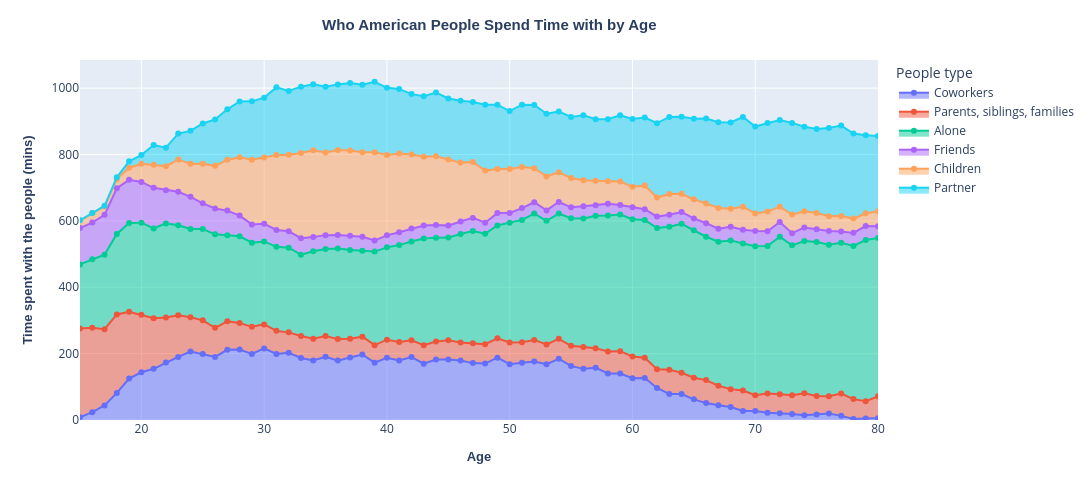

Write notebook code for a chart like this one.
### Markdown cell above
### Thoughts:
- In my opinion, the seaborn bar chart (displayed in groups horizontally) was not as visually clear since our brain needs to do a bit more work to make sense of the plot (figure out what color bar is which people group) and it takes time to figure out who people spend most time with at different age group
- The idea of stacked bar plot came to mind
    - Inspired by [the porportion bar plot of How People Spend Their Time](https://ourworldindata.org/time-use#who-do-we-spend-time-with-across-our-lifetime)
    - Plotly offered an easy way to plot stacked bar chart (simipler than seaborn and needed a simple aggregate via groupby) and interactive with hoover option
    - The [Plotly stacked bar plot](https://plotly.com/python/bar-charts/) is much more clear and easier for people to understand the data content with customized hoover data display
    - Less brain power to figure out which color is what group and the stack bars help to see which people group each age group spend most with

#### Notes to myself:
- [Things to keep in mind when using Seaborn to plot](https://michaelwaskom.medium.com/three-common-seaborn-difficulties-10fdd0cc2a8b)

### Code cell
# Plot Area plot of the time data
fig = px.area(df1_long, x='Year', y='Time_mins', color='People type')

fig.update_layout(
    width = 1100,
    height=500,
    xaxis_title={
        'text': '<b>Age</b>',
        'font': {'size': 13, 'family': 'Arial'}
    },
    yaxis_title={'text':'<b>Time spent with the people (mins)</b>',
                'font':{'size': 13, 'family': 'Arial'}
    },
    title={'text':'<b>Who American People Spend Time with by Age </b>',
                'font':{'size': 15, 'family': 'Arial'}
    },
    title_x=0.45, #ceneter the title to the middle, title_x btw 0 and 1
    hovermode='x unified'
) # to bold font, use <b> </b> like HTML

fig.update_traces(mode="markers+lines",
                 hovertemplate='%{y:.2f} mins'
                 )
fig.show()

### Figure 1 — Plotly figure (JSON) as saved in the notebook; plotly's stock layout.template omitted (floating-point values rounded to 4 significant figures)
{"data": [{"fillpattern": {"shape": ""}, "hovertemplate": "%{y:.2f} mins", "legendgroup": "Coworkers", "line": {"color": "#636efa"}, "marker": {"symbol": "circle"}, "mode": "markers+lines", "name": "Coworkers", "orientation": "v", "showlegend": true, "stackgroup": "1", "x": [15, 16, 17, 18, 19, 20, 21, 22, 23, 24, 25, 26, 27, 28, 29, 30, 31, 32, 33, 34, 35, 36, 37, 38, 39, 40, 41, 42, 43, 44, 45, 46, 47, 48, 49, 50, 51, 52, 53, 54, 55, 56, 57, 58, 59, 60, 61, 62, 63, 64, 65, 66, 67, 68, 69, 70, 71, 72, 73, 74, 75, 76, 77, 78, 79, 80], "xaxis": "x", "y": [8.342, 23.53, 43.81, 81.63, 124.9, 143.9, 154.2, 173.0, 190.1, 206.1, 199.2, 190.1, 211.5, 212.1, 199.1, 215.6, 199.1, 202.8, 187.0, 179.4, 190.7, 178.9, 188.5, 197.1, 172.8, 187.3, 179.4, 189.5, 169.8, 182.1, 182.5, 179.0, 171.4, 170.1, 187.7, 168.2, 172.2, 176.1, 168.3, 184.4, 162.9, 154.1, 157.7, 140.4, 140.2, 125.9, 126.8, 96.65, 78.32, 78.25, 62.19, 50.92, 44.56, 39.27, 27.19, 26.85, 21.89, 20.65, 18.39, 14.61, 16.37, 19.66, 12.48, 3.249, 4.533, 5.215], "yaxis": "y", "type": "scatter"}, {"fillpattern": {"shape": ""}, "hovertemplate": "%{y:.2f} mins", "legendgroup": "Parents, siblings, families", "line": {"color": "#EF553B"}, "marker": {"symbol": "circle"}, "mode": "markers+lines", "name": "Parents, siblings, families", "orientation": "v", "showlegend": true, "stackgroup": "1", "x": [15, 16, 17, 18, 19, 20, 21, 22, 23, 24, 25, 26, 27, 28, 29, 30, 31, 32, 33, 34, 35, 36, 37, 38, 39, 40, 41, 42, 43, 44, 45, 46, 47, 48, 49, 50, 51, 52, 53, 54, 55, 56, 57, 58, 59, 60, 61, 62, 63, 64, 65, 66, 67, 68, 69, 70, 71, 72, 73, 74, 75, 76, 77, 78, 79, 80], "xaxis": "x", "y": [267.1, 254.3, 229.8, 236.4, 201.3, 173.1, 152.7, 135.8, 125.8, 103.8, 101.0, 87.65, 85.96, 80.15, 81.61, 72.48, 69.53, 61.34, 66.36, 65.72, 62.11, 64.81, 56.45, 54.0, 52.7, 54.64, 55.61, 50.69, 55.29, 54.22, 58.07, 54.8, 60.09, 58.56, 58.64, 65.36, 62.21, 65.24, 59.57, 60.02, 60.74, 66.08, 58.83, 65.85, 67.32, 65.53, 60.9, 56.58, 73.46, 63.96, 65.28, 69.28, 58.83, 53.72, 61.42, 47.98, 58.15, 57.17, 56.55, 66.21, 56.28, 51.96, 67.46, 59.7, 51.94, 66.1], "yaxis": "y", "type": "scatter"}, {"fillpattern": {"shape": ""}, "hovertemplate": "%{y:.2f} mins", "legendgroup": "Alone", "line": {"color": "#00cc96"}, "marker": {"symbol": "circle"}, "mode": "markers+lines", "name": "Alone", "orientation": "v", "showlegend": true, "stackgroup": "1", "x": [15, 16, 17, 18, 19, 20, 21, 22, 23, 24, 25, 26, 27, 28, 29, 30, 31, 32, 33, 34, 35, 36, 37, 38, 39, 40, 41, 42, 43, 44, 45, 46, 47, 48, 49, 50, 51, 52, 53, 54, 55, 56, 57, 58, 59, 60, 61, 62, 63, 64, 65, 66, 67, 68, 69, 70, 71, 72, 73, 74, 75, 76, 77, 78, 79, 80], "xaxis": "x", "y": [193.3, 206.4, 224.2, 242.7, 267.8, 277.6, 270.2, 283.6, 270.9, 265.8, 275.1, 281.6, 259.3, 261.1, 253.7, 250.0, 253.2, 255.1, 244.9, 263.6, 262.6, 273.3, 267.1, 259.0, 282.0, 278.3, 292.1, 297.9, 321.7, 312.7, 309.0, 326.8, 338.2, 332.6, 339.7, 361.1, 368.6, 380.8, 372.2, 377.7, 384.1, 387.0, 399.2, 409.8, 411.5, 413.3, 414.8, 425.2, 430.5, 449.0, 444.0, 432.0, 433.9, 448.2, 443.0, 448.9, 444.5, 474.5, 451.4, 458.7, 463.4, 456.5, 454.3, 461.6, 485.8, 476.8], "yaxis": "y", "type": "scatter"}, {"fillpattern": {"shape": ""}, "hovertemplate": "%{y:.2f} mins", "legendgroup": "Friends", "line": {"color": "#ab63fa"}, "marker": {"symbol": "circle"}, "mode": "markers+lines", "name": "Friends", "orientation": "v", "showlegend": true, "stackgroup": "1", "x": [15, 16, 17, 18, 19, 20, 21, 22, 23, 24, 25, 26, 27, 28, 29, 30, 31, 32, 33, 34, 35, 36, 37, 38, 39, 40, 41, 42, 43, 44, 45, 46, 47, 48, 49, 50, 51, 52, 53, 54, 55, 56, 57, 58, 59, 60, 61, 62, 63, 64, 65, 66, 67, 68, 69, 70, 71, 72, 73, 74, 75, 76, 77, 78, 79, 80], "xaxis": "x", "y": [109.4, 110.7, 120.4, 137.8, 129.9, 122.7, 122.4, 100.2, 101.1, 96.79, 77.54, 77.86, 74.14, 62.49, 55.08, 53.48, 50.93, 49.46, 49.73, 42.65, 41.66, 40.12, 43.36, 42.1, 33.61, 36.2, 38.73, 38.7, 39.11, 38.86, 36.09, 37.46, 39.24, 33.36, 37.32, 28.92, 35.63, 33.96, 31.59, 34.84, 33.08, 36.82, 31.48, 35.28, 29.07, 35.95, 32.81, 34.45, 36.15, 35.18, 35.9, 40.83, 38.98, 41.38, 42.0, 45.8, 44.43, 44.23, 36.59, 40.51, 39.08, 41.5, 33.6, 39.3, 41.98, 35.59], "yaxis": "y", "type": "scatter"}, {"fillpattern": {"shape": ""}, "hovertemplate": "%{y:.2f} mins", "legendgroup": "Children", "line": {"color": "#FFA15A"}, "marker": {"symbol": "circle"}, "mode": "markers+lines", "name": "Children", "orientation": "v", "showlegend": true, "stackgroup": "1", "x": [15, 16, 17, 18, 19, 20, 21, 22, 23, 24, 25, 26, 27, 28, 29, 30, 31, 32, 33, 34, 35, 36, 37, 38, 39, 40, 41, 42, 43, 44, 45, 46, 47, 48, 49, 50, 51, 52, 53, 54, 55, 56, 57, 58, 59, 60, 61, 62, 63, 64, 65, 66, 67, 68, 69, 70, 71, 72, 73, 74, 75, 76, 77, 78, 79, 80], "xaxis": "x", "y": [23.46, 28.61, 26.09, 27.39, 36.45, 54.63, 69.29, 72.3, 96.94, 99.39, 119.5, 128.6, 153.3, 175.8, 194.5, 199.8, 225.9, 230.7, 256.4, 261.2, 248.9, 256.6, 256.4, 254.5, 266.1, 242.4, 237.3, 223.0, 207.7, 207.0, 199.2, 177.5, 168.4, 157.3, 132.7, 132.4, 123.7, 102.7, 102.4, 89.76, 88.13, 78.61, 73.9, 68.31, 70.33, 61.93, 71.08, 57.48, 62.51, 55.41, 57.59, 59.68, 62.77, 53.82, 68.85, 52.78, 59.07, 46.34, 56.12, 48.99, 48.64, 44.34, 46.72, 42.99, 38.61, 45.01], "yaxis": "y", "type": "scatter"}, {"fillpattern": {"shape": ""}, "hovertemplate": "%{y:.2f} mins", "legendgroup": "Partner", "line": {"color": "#19d3f3"}, "marker": {"symbol": "circle"}, "mode": "markers+lines", "name": "Partner", "orientation": "v", "showlegend": true, "stackgroup": "1", "x": [15, 16, 17, 18, 19, 20, 21, 22, 23, 24, 25, 26, 27, 28, 29, 30, 31, 32, 33, 34, 35, 36, 37, 38, 39, 40, 41, 42, 43, 44, 45, 46, 47, 48, 49, 50, 51, 52, 53, 54, 55, 56, 57, 58, 59, 60, 61, 62, 63, 64, 65, 66, 67, 68, 69, 70, 71, 72, 73, 74, 75, 76, 77, 78, 79, 80], "xaxis": "x", "y": [0, 0.03069, 1.123, 5.697, 19.34, 26.35, 59.9, 55.77, 78.19, 99.44, 121.3, 139.9, 151.9, 168.2, 176.2, 180.0, 203.7, 192.0, 200.0, 199.2, 198.3, 197.6, 204.0, 203.3, 212.1, 201.9, 194.7, 182.3, 181.8, 191.9, 184.0, 186.7, 181.1, 198.0, 194.1, 174.9, 187.8, 190.5, 188.7, 182.9, 184.4, 195.9, 185.3, 186.5, 199.9, 204.6, 205.2, 224.1, 232.4, 231.8, 242.5, 255.9, 258.1, 260.4, 270.7, 261.9, 266.7, 261.1, 276.1, 254.4, 252.9, 266.2, 272.7, 256.4, 235.4, 227.0], "yaxis": "y", "type": "scatter"}], "layout": {"xaxis": {"anchor": "y", "domain": [0, 1], "title": {"text": "<b>Age</b>", "font": {"size": 13, "family": "Arial"}}}, "yaxis": {"anchor": "x", "domain": [0, 1], "title": {"text": "<b>Time spent with the people (mins)</b>", "font": {"size": 13, "family": "Arial"}}}, "legend": {"title": {"text": "People type"}, "tracegroupgap": 0}, "margin": {"t": 60}, "title": {"font": {"size": 15, "family": "Arial"}, "text": "<b>Who American People Spend Time with by Age </b>", "x": 0.45}, "width": 1100, "height": 500, "hovermode": "x unified"}}
